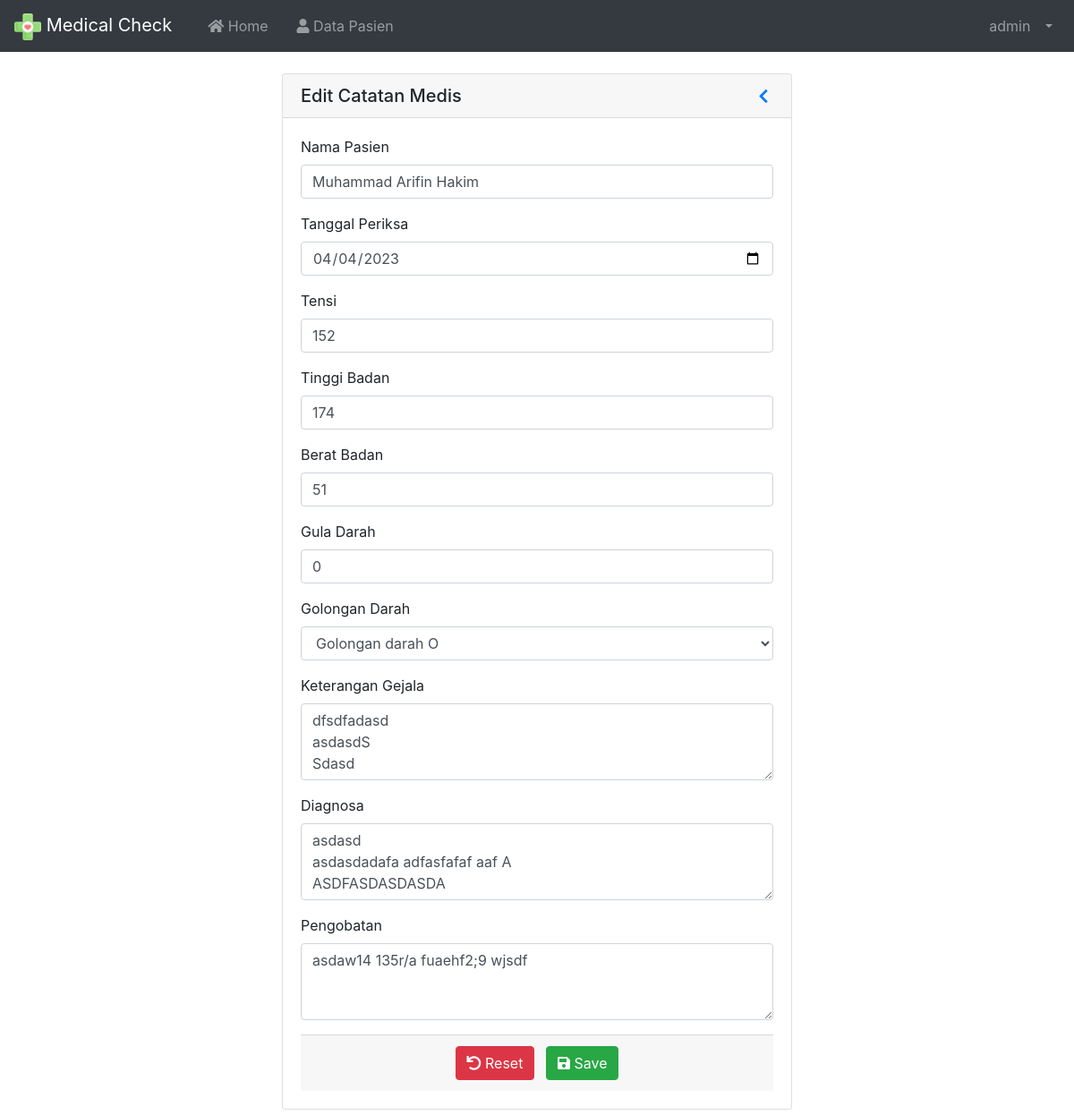
Page /index.php?page=EditCatatanMedis&id=7 (signed in) on the committed database.
### tables this page shows
CREATE TABLE `tbl_karyawan` (
  `id` int(11) NOT NULL,
  `nama` varchar(100) NOT NULL,
  `username` varchar(30) NOT NULL,
  `password` varchar(255) NOT NULL,
  `role` varchar(20) NOT NULL
);

CREATE TABLE `tbl_medical_check` (
  `id` int(11) NOT NULL,
  `nomor` varchar(13) NOT NULL,
  `nama_pasien` varchar(100) NOT NULL,
  `tanggal_periksa` date NOT NULL,
  `tensi` varchar(8) NOT NULL,
  `tinggi` int(3) NOT NULL,
  `berat` int(3) NOT NULL,
  `gula_darah` int(3) NOT NULL,
  `gol_darah` enum('A','B','AB','O') NOT NULL,
  `keterangan` varchar(400) NOT NULL,
  `diagnosa` varchar(400) NOT NULL,
  `pengobatan` varchar(400) NOT NULL
);

### index.php (called while the page is built, shortened)
<?php
  require 'load/config.php';
  require 'load/function.php';
?>
<?php require_once 'header.php'; ?>
<?php require 'content.php'; ?>
<?php require_once 'footer.php'; ?>

### load/function.php (called while the page is built, shortened)
<?php
require 'config.php';
function viewData($query)
{
  global $koneksi;
  $result = mysqli_query($koneksi, $query);
  if (mysqli_num_rows($result) == 1) {
    return mysqli_fetch_assoc($result);
  }
  $rows = [];
  return $rows;
}

### page/catatanmedis/editperiksa.php (the view, shortened to what this page needs)
<?php
$id = $_GET['id'];
$data = viewData("SELECT * FROM tbl_medical_check WHERE id = '$id'");
$nomor = $data['nomor'];
$pasien = viewData("SELECT * FROM tbl_pasien WHERE nomor = '$nomor'");
?>
<div class="container" style="width: 50%;">
	<div class="card mt-4 mb-4">
		<h5 class="card-header d-flex flex-row align-items-center justify-content-between">
			<a>Edit Catatan Medis</a>
			<a href="?page=DataPersonal&id=<?php echo $pasien['id']; ?>" role="button" id="dropdownMenuLink" aria-haspopup="true" aria-expanded="false">
				<i class="fas fa-chevron-left fa-sm fa-fw"></i>
			</a>
		</h5>
		<div class="card-body">
			<form method="post" enctype="multipart/form-data">
				<div class="form-group">
					<label for="username">Nama Pasien</label>
					<input type="text" maxlength="50" class="form-control" name="nama_pasien" id="nama_pasien" placeholder="Nama Pasien" value="<?= $data['nama_pasien']; ?>" required>
				</div>
				<div class="form-group">
					<label for="tanggal_periksa">Tanggal Periksa</label>
					<input type="date" class="form-control" name="tanggal_periksa" id="tanggal_periksa" value="<?= $data['tanggal_periksa']; ?>" required>
				</div>
				<div class="form-group">
					<label for="tensi">Tensi</label>
					<input type="text" min="0" class="form-control" name="tensi" id="tensi" placeholder="Tekanan Tensi pasien" value="<?= $data['tensi']; ?>" required>
				</div>
				<div class="form-group">
					<label for="tinggi">Tinggi Badan</label>
					<input type="number" min="0" class="form-control" name="tinggi" id="tinggi" placeholder="Tinggi Badan" value="<?= $data['tinggi']; ?>" required>
				</div>
				<div class="form-group">
					<label for="berat">Berat Badan</label>
					<input type="number" min="0" class="form-control" name="berat" id="berat" placeholder="Berat Badan" value="<?= $data['berat']; ?>" required>
				</div>
				<div class="form-group">
					<label for="gula_darah">Gula Darah</label>
					<input type="number" min="0" class="form-control" name="gula_darah" id="gula_darah" value="<?= $data['gula_darah']; ?>" placeholder="Gula Darah Pasien mg/dL">
				</div>
				<div class="form-group">
					<label for="gol_darah_pilih">Golongan Darah</label>
					<select class="form-control" name="gol_darah_pilih" id="gol_darah_pilih">
						<option value="O" <?php if ($data['gol_darah'] == 'O') echo 'selected'; ?>>Golongan darah O</option>
					</select>
				</div>
				<div class="form-group">
					<label for="gejala">Keterangan Gejala</label>
					<textarea class="form-control" name="gejala" id="gejala" placeholder="Keterangan Gejala Pasien" rows="3" required><?= $data['keterangan']; ?></textarea>
				</div>
				<div class="form-group">
					<label for="diagnosa">Diagnosa</label>
					<textarea class="form-control" name="diagnosa" id="diagnosa" placeholder="Diagnosa dari gejala" rows="3" required><?= $data['diagnosa']; ?></textarea>
				</div>
				<div class="form-group">
					<label for="pengobatan">Pengobatan</label>
					<textarea class="form-control" name="pengobatan" id="pengobatan" placeholder="Keterangan Pengoatan" rows="3" required><?= $data['pengobatan']; ?></textarea>
				</div>
				<div class="card-footer text-center">
					<button type="reset" class="btn btn-danger mr-2"><i class="fas fa-undo"></i> Reset</button>
					<button type="submit" name="submit" class="btn btn-success"><i class="fas fa-save"></i> Save</button>
				</div>
			</form>
		</div>
	</div>
</div>

### header.php (shortened to what this page needs)
<?php
$id = $_SESSION['id'];
$result = mysqli_query($koneksi, "SELECT * FROM tbl_karyawan WHERE id = '$id'");
$user = mysqli_fetch_assoc($result);
?>
<!DOCTYPE html>
<html lang="en">
<head>
	<link rel="stylesheet" href="asset/vendor/bootstrap-4.5.3/css/bootstrap.min.css">
	<link rel="stylesheet" href="asset/vendor/fontawesome/css/all.min.css">
	<link rel="stylesheet" href="asset/vendor/datatables-b4/datatables.min.css">
</head>
<body>
	<nav class="navbar navbar-expand-lg navbar-dark bg-dark">
		<a class="navbar-brand" href="index.php">
			<img src="asset/img/health-care.png" width="30" height="30" alt="">
			Medical Check
		</a>
		<div class="collapse navbar-collapse" id="navbarSupportedContent">
			<ul class="navbar-nav mr-auto">
				<li class="nav-item ml-3">
					<a class="nav-link" href="index.php"><i class="fas fa-home"></i> Home<span class="sr-only">(current)</span></a>
				</li>
				<li class="nav-item ml-3">
					<a class="nav-link" href="?page=Pasien"><i class="fas fa-user"></i> Data Pasien</a>
				</li>
			</ul>
			<ul class="navbar-nav ml-auto">
				<li class="nav-item dropdown">
					<a class="nav-link dropdown-toggle" href="#" id="userDropdown" role="button" data-toggle="dropdown" aria-haspopup="true" aria-expanded="false">
						<span class="mr-2 d-none d-lg-inline"><?= $user['nama']; ?></span>
					</a>
				</li>
			</ul>
		</div>
	</nav>

### rows in the picture
tbl_karyawan: nama "admin"
tbl_medical_check: nama_pasien "Muhammad Arifin Hakim", tanggal_periksa "04/04/2023", tensi "152", tinggi "174", berat "51", gula_darah "0", gol_darah_pilih "Golongan darah O", gejala "dfsdfadasd asdasdS Sdasd", diagnosa "asdasd asdasdadafa adfasfafaf aaf A ASDFASDASDASDA", pengobatan "asdaw14 135r/a fuaehf2;9 wjsdf"
